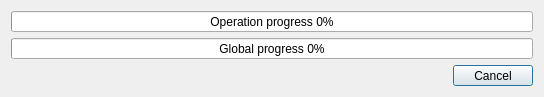
<?xml version="1.0" encoding="UTF-8"?>
<ui version="4.0">
 <class>ProgressDialog</class>
 <widget class="QDialog" name="ProgressDialog">
  <property name="geometry">
   <rect>
    <x>0</x>
    <y>0</y>
    <width>544</width>
    <height>97</height>
   </rect>
  </property>
  <property name="minimumSize">
   <size>
    <width>544</width>
    <height>97</height>
   </size>
  </property>
  <property name="maximumSize">
   <size>
    <width>544</width>
    <height>97</height>
   </size>
  </property>
  <property name="windowTitle">
   <string>Operation progress</string>
  </property>
  <property name="windowIcon">
   <iconset resource="../resources/resources.qrc">
    <normaloff>:/Pato/rubber-duck.svg</normaloff>:/Pato/rubber-duck.svg</iconset>
  </property>
  <property name="modal">
   <bool>true</bool>
  </property>
  <layout class="QVBoxLayout" name="verticalLayout">
   <item>
    <widget class="QProgressBar" name="m_operationProgress">
     <property name="value">
      <number>0</number>
     </property>
     <property name="alignment">
      <set>Qt::AlignCenter</set>
     </property>
     <property name="format">
      <string>Operation progress %p%</string>
     </property>
    </widget>
   </item>
   <item>
    <widget class="QProgressBar" name="m_globalProgress">
     <property name="value">
      <number>0</number>
     </property>
     <property name="alignment">
      <set>Qt::AlignCenter</set>
     </property>
     <property name="format">
      <string>Global progress %p%</string>
     </property>
    </widget>
   </item>
   <item>
    <layout class="QHBoxLayout" name="horizontalLayout">
     <item>
      <spacer name="horizontalSpacer">
       <property name="orientation">
        <enum>Qt::Horizontal</enum>
       </property>
       <property name="sizeHint" stdset="0">
        <size>
         <width>40</width>
         <height>20</height>
        </size>
       </property>
      </spacer>
     </item>
     <item>
      <widget class="QPushButton" name="m_cancelButton">
       <property name="text">
        <string>Cancel</string>
       </property>
      </widget>
     </item>
    </layout>
   </item>
  </layout>
 </widget>
 <resources>
  <include location="../resources/resources.qrc"/>
 </resources>
 <connections/>
</ui>
